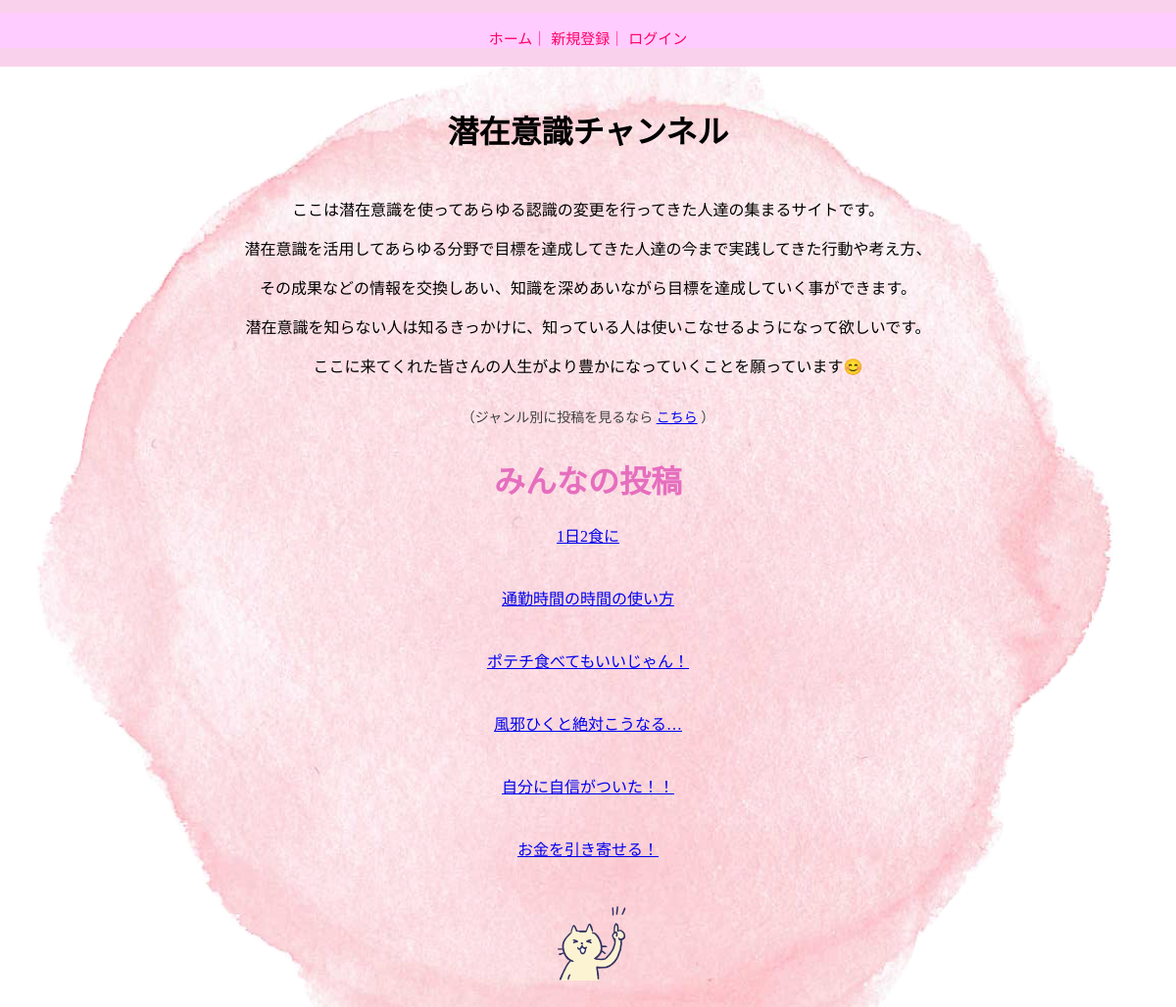
The app's page /, older data.
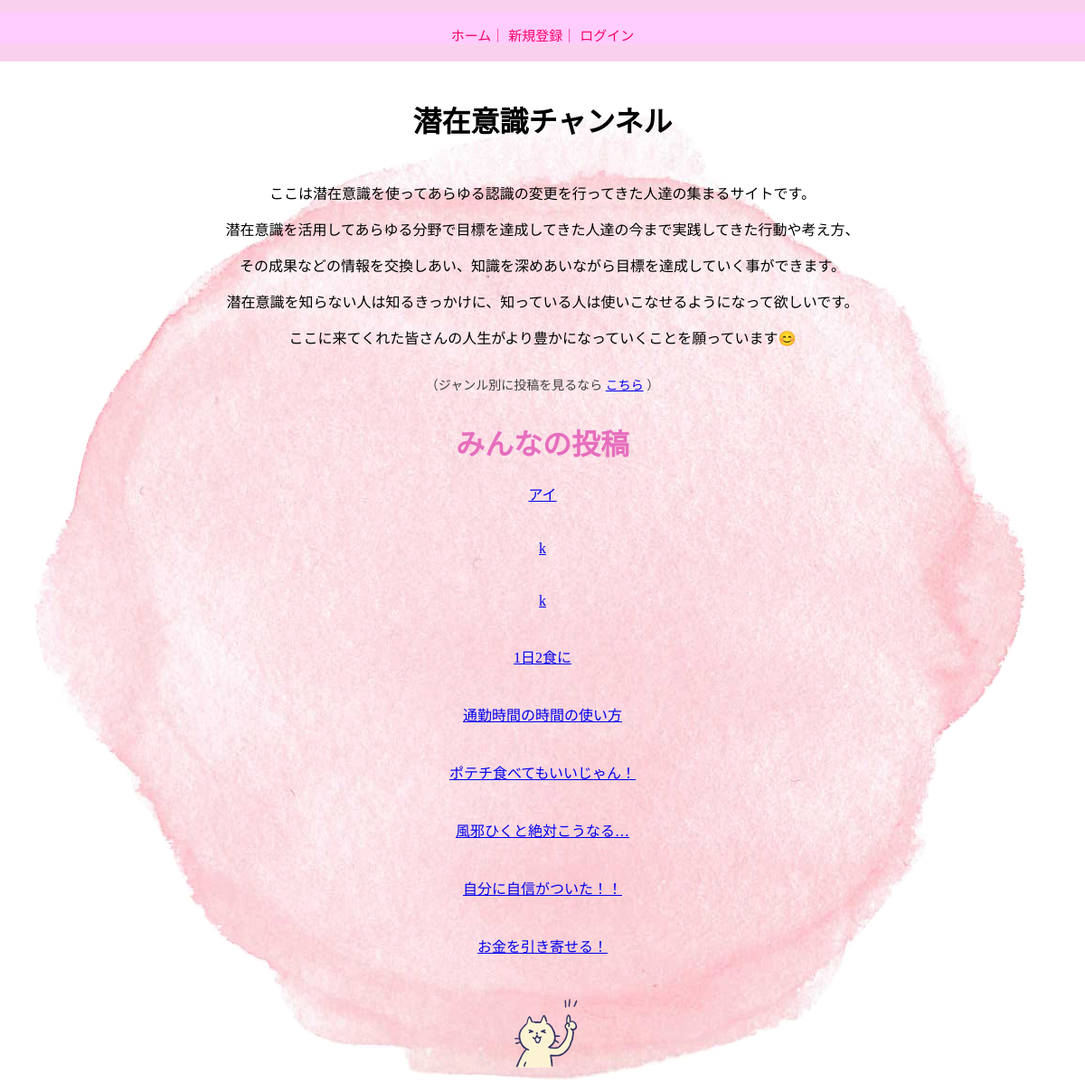
The same page, newer data.
### mind_ch_db/models.py (models this page shows)
class PostInfo(models.Model):
    user_id = models.ForeignKey(
        User, on_delete=models.SET_NULL,null=True)
    genre_id = models.ForeignKey(
        'genre', on_delete=models.SET_NULL,null=True)
    post_title = models.CharField(max_length=50)
    post_content = models.TextField(max_length=1000)
    reaction_count = models.IntegerField(null=True, blank=True)
    create_at = models.DateTimeField(default=timezone.datetime.now)
    update_at = models.DateTimeField(default=timezone.datetime.now)

### mind_ch_db/views.py (the view)
# urls.py: path('', views.index, name='index'),
def index(request):
    post_infos = PostInfo.objects.all().order_by('-create_at')
    good_counts = {}
    for post_info in post_infos:
        good_counts[post_info.id] = Good.objects.filter(post_info_id=post_info.id).count()
    return render(request, 'index.html', {'post_infos': post_infos, 'good_counts': good_counts})

### mind_ch_db/templates/index.html (shortened to what this page needs)
{% extends "base.html" %}
{% block content %}
{% load static %}
<main class="back_img">
    <h1 class="mind_ch_title">潜在意識チャンネル</h1>
    <div class="login_name_box">
        </div>
    <p>ここは潜在意識を使ってあらゆる認識の変更を行ってきた人達の集まるサイトです。</p>
    <p>潜在意識を活用してあらゆる分野で目標を達成してきた人達の今まで実践してきた行動や考え方、</p>
    <p>その成果などの情報を交換しあい、知識を深めあいながら目標を達成していく事ができます。</p>
    <p>潜在意識を知らない人は知るきっかけに、知っている人は使いこなせるようになって欲しいです。</p>
    <p>ここに来てくれた皆さんの人生がより豊かになっていくことを願っています😊</p>
    <div>
        <div id="genre_title">
            <span style="color: rgb(63, 63, 63);">（ジャンル別に投稿を見るなら</span>
            <a href="{% url 'genre_choice' %}">こちら</a>
            <span style="color: rgb(63, 63, 63);">）</span>
        </div>
    </div>
    <div class="flex_column">
        <h1>みんなの投稿</h1>
        {% for post_info in post_infos %}
            <div class="post_info">
                <div class="center"><a href="{% url 'post_info_detail' post_info.id %}">{{ post_info.post_title }}</a></div>
            </div>
        {% endfor %}
    </div>
    <div class="neko_center">
        <img src="{% static 'img/point_l.png' %}" alt= "ロゴ" width="100" height="90">
    </div>
</main>
{% endblock %}

### mind_ch_db/templates/base.html (shortened to what this page needs)
{% load static %}
<!DOCTYPE html>
<html lang="en">
<head>
    <link rel="stylesheet" href="{% static 'css/style.css' %}">
</head>
<header>
    <nav>
        <a href="{% url 'index' %}">ホーム｜</a>
    {% if user.is_authenticated %}
        <a href="{% url 'profile' %}">プロフィール｜</a>
        <a href="{% url 'create_post' %}">投稿する｜</a>
        <a href="{% url 'user_logout' %}">ログアウト</a>
    {% else %}
        <a href="{% url 'register' %}">新規登録｜</a>
        <a href="{% url 'login' %}">ログイン</a>
    {% endif %}
    </nav>
</header>
<body>
    {% block content %}
    {% endblock %}
</body>
</html>

### static/css/style.css (style rules this page uses)
h1 { color: rgb(230, 110, 190); text-align: center; }
header { width: auto; height: 55px; background-color: rgb(250, 209, 236); padding-top: 13px; }
nav { background-color: #ffccff; }
nav a { color: #ff0066; text-decoration: none; transition: color 0.3s; font-family: 'Nunito', cursive; font-size: 15px; }
.login_name_box { display: flex; justify-content: center; align-items: end; }
.neko_center { display: flex; justify-content: center; }
nav { padding-top: 15px; text-align: center; }
body { margin: 0; }
main { padding: 20px; }
p { text-align: center; }
.center { display: flex; justify-content: center; }
.flex_column { display: flex; flex-direction: column; }
.back_img { background-image: url('../img/line1.png'); background-size: cover; background-repeat: no-repeat; background-position: center center; }
.mind_ch_title { color: #000000; }
#genre_title { text-align: center; font-size: 14px; text-decoration: none; margin-top: 30px; margin-bottom: 10px; color: color#919191; }
.post_info { margin-bottom: 40px; }

Row changes from the older to the newer data that the page shows:
added PostInfo: post_title "アイ"
added PostInfo: post_title "k"
added PostInfo: post_title "k"
